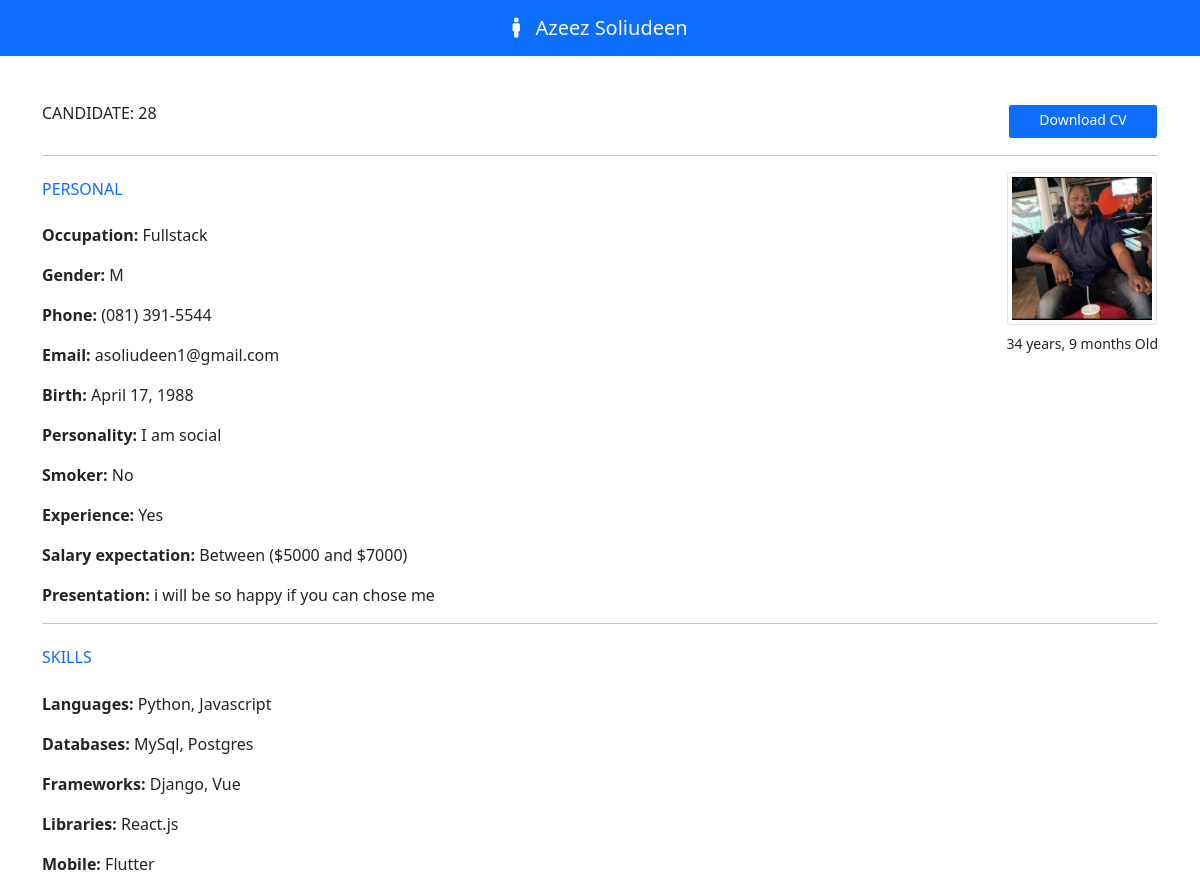
Before: /28/ (signed in, upper part) with the older database file.
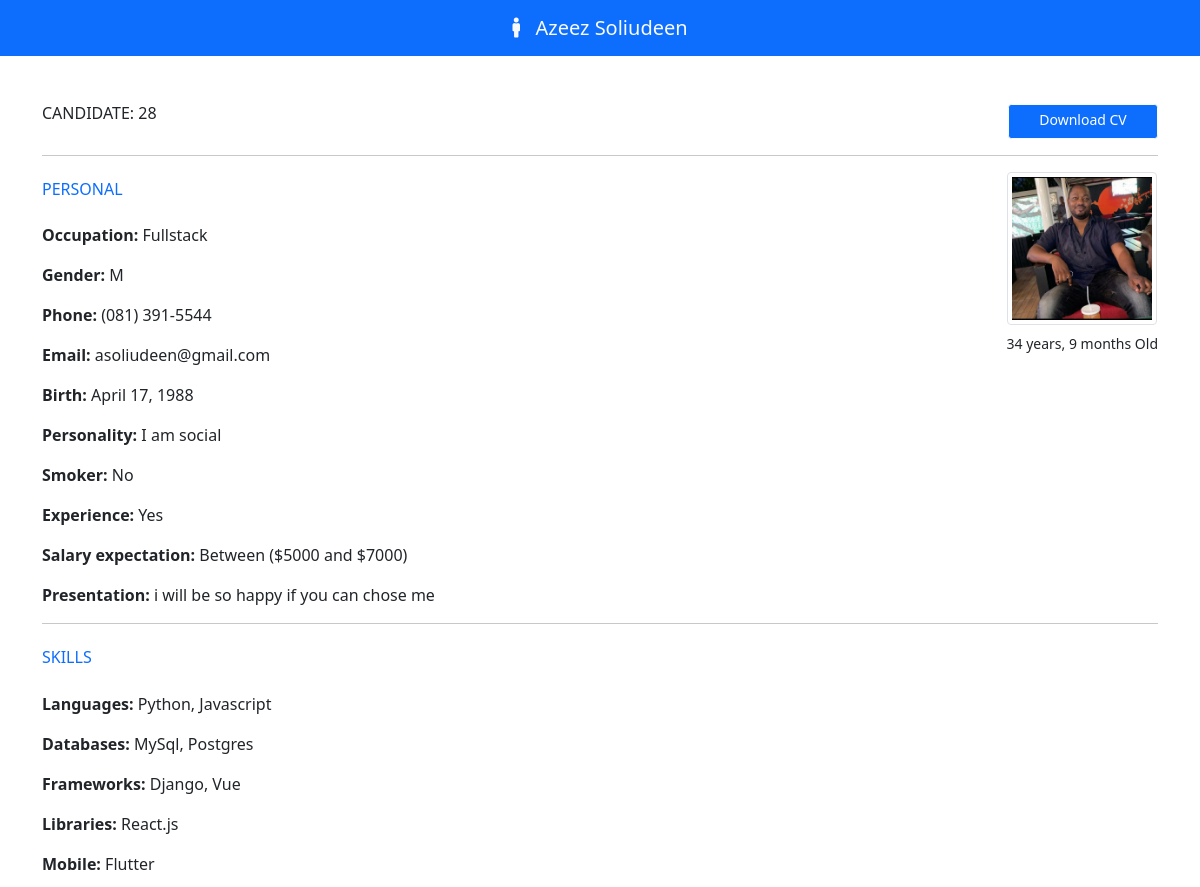
After: the same page with the newer database file.
### app/models.py (models this page shows, shortened)
class candidate(models.Model):
    first_name = models.CharField(max_length=50)
    last_name = models.CharField(max_length=50)
    job = models.CharField(max_length=5, verbose_name='Job code')
    birth =models.DateField(auto_now=False, auto_now_add=False, verbose_name='Birthday')
    phone = models.CharField(max_length=18)
    personality = models.CharField(max_length=50, null=True, choices=PERSONALITY)
    salary = models.CharField(max_length=50, verbose_name='Salary expectation')
    gender = models.CharField(max_length=7)
    experience = models.BooleanField(null=True)
    smoker = models.CharField(max_length=10, null=True, choices=SMOKER, default="")
    email = models.EmailField(max_length=50)
    message = models.TextField(verbose_name='Presentation')
    file = models.FileField(upload_to='resume', blank=True, verbose_name='Resume')
    image = models.ImageField(upload_to='photo', blank=True, verbose_name='Photo')
    created_at = models.DateTimeField(auto_now_add=True)
    updated_at = models.DateTimeField(auto_now=True)
    Situation = models.CharField(max_length=50, null=True, choices=SITUATION, default='Pending')
    company_note = models.TextField(blank=True)
    frameworks = MultiSelectField(choices=FRAMEWORKS, default="", max_length=50)
    languages = MultiSelectField(choices=LANGUAGES, default="", max_length=50)
    databases = MultiSelectField(choices=DATABASES, default="", max_length=50)
    libraries = MultiSelectField(choices=LIBRARIES, default="", max_length=50)
    mobile = MultiSelectField(choices=MOBILE, default="", max_length=50)
    others = MultiSelectField(choices=OTHERS, default="", max_length=50)
    institution = models.CharField(max_length=50)
    course = models.CharField(max_length=50)
    started_course = models.DateField(auto_now=False, auto_now_add=False)
    finished_course = models.DateField(auto_now=False, auto_now_add=False)
    about_course = models.TextField()
    status_course = models.CharField(max_length=50, null=True, choices=STATUS_COURSE)
    company = models.CharField(max_length=50)
    position = models.CharField(max_length=50)
    started_job = models.DateField(auto_now=False, auto_now_add=False)
    finished_job = models.DateField(auto_now=False, auto_now_add=False)
    about_job = models.TextField()
    employed = models.BooleanField(null=True, verbose_name='I am employed')
    remote = models.BooleanField(null=True, verbose_name='I agree to work remotely')
    travel = models.BooleanField(null=True, verbose_name="I'm available for travel")

### app/views.py (the view)
# urls.py: path('<int:candidate_id>/', views.Candidate, name='candidate'),
@login_required(login_url='loginpage')
@cache_control(no_cache=True, must_revalidate=True, no_store=True)
def Candidate(request, candidate_id):
    candidateObj = get_object_or_404(candidate, id=candidate_id)
    context= {
        'candidate': candidateObj
    }
    return render(request, 'app/candidate.html', context)

### app/templates/app/candidate.html (shortened to what this page needs)
{% extends 'base.html' %}
{% block navbar %}
    {% if candidate.gender == 'F' %}
        bg-danger
    {% else %}
        bg-primary
    {% endif %}
{% endblock navbar %}
{% block nav-content %}
<a class="navbar-brand flex-grow-1 text-center text-light to_center">
    <i class="fas {% if candidate.gender == 'F' %} fa-female {% else %} fa-male{% endif %} f-size">
    </i>&nbsp;&nbsp; {{candidate.first_name}} {{candidate.last_name}}
</a>
{% endblock nav-content %}
{% block content %}
<div class="container {% block mt %} mt-5 {% endblock mt %}" {% block font %}{% endblock font %}>
    <div class="d-flex justify-content-between">
        <h6 class="mb-3">CANDIDATE: {{ candidate.id}}</h6>
        {% block btn-download %}
        <a class="btn {% if candidate.gender == 'F' %} btn-danger {% else %} btn-primary {% endif %} btn-sm border-light"
            href="{{candidate.file.url}}"
            style="width: 150px;">Download CV</a>
        {% endblock btn-download %}
    </div>
    <hr>
    <div class="float-end">
        <img src="{{candidate.image.url}}" class="img-fluid img-thumbnail" width="150" height="150">
        <div class="text-center mt-2" style="font-size: 14px;">{{candidate.birth|timesince}} Old</div>
    </div>
    <h6 class="text-primary mb-4 mt-4">PERSONAL</h6>
    {% if candidate.job == 'FR-22' %}
    <p><strong>Occupation:</strong> Frontend</p>
    {% elif candidate.job == 'BA-10' %}
    <p><strong>Occupation:</strong> Backend</p>
    {% else %}
    <p><strong>Occupation:</strong> Fullstack</p>
    {% endif %}
    <p><strong>Gender:</strong> {{candidate.gender}}</p>
    <p><strong>Phone:</strong> {{candidate.phone}}</p>
    <p><strong>Email:</strong> {{candidate.email}}</p>
    <p><strong>Birth:</strong> {{candidate.birth}}</p>
    <p><strong>Personality:</strong> {{candidate.personality}}</p>
    {% if candidate.smoker == '1' %}
    <p><strong>Smoker:</strong> Yes</p>
    {% else %}
    <p><strong>Smoker:</strong> No</p>
    {% endif %}
    {% if candidate.experience == True %}
    <p><strong>Experience:</strong> Yes</p>
    {% else %}
    <p><strong>Experience:</strong> <span class="text-danger">No</span></p>
    {% endif %}
    <p><strong>Salary expectation:</strong> {{candidate.salary}}</p>
    <p><strong>Presentation:</strong> {{candidate.message}}</p>
    <hr>
    <h6 class="text-primary mb-4 mt-4">SKILLS</h6>
    <p><strong>Languages:</strong> {{candidate.languages}}</p>
    <p><strong>Databases:</strong> {{candidate.databases}}</p>
    <p><strong>Frameworks:</strong> {{candidate.frameworks}}</p>
    <p><strong>Libraries:</strong> {{candidate.libraries}}</p>
    <p><strong>Mobile:</strong> {{candidate.mobile}}</p>
</div>
<br>
<br>
<br>
{% endblock content %}

Changed rows visible on the page:
changed candidate "Azeez": email "asoliudeen1@gmail.com" → "asoliudeen@gmail.com"
